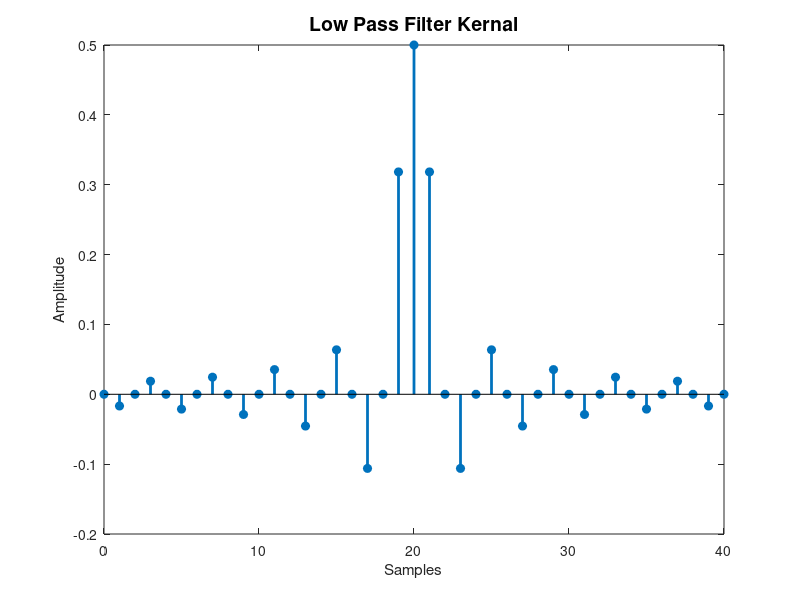
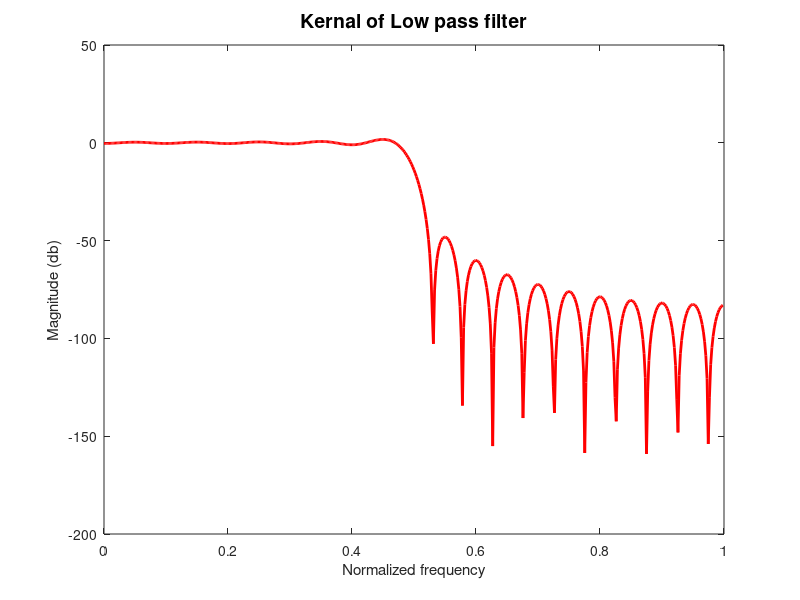

The MATLAB source for these figures, in order:
clc;
clear;
close all;
wp=0.4*pi;
ws=0.6*pi;
wc=(wp+ws)/2;
TranBand=ws-wp;
M=8*pi/TranBand;
n=0:1:M;
h_d_lpf=(wc/pi)*sinc(wc*(n-M/2)/pi);
figure
stem(n, h_d_lpf, "filled", "linewidth", 2)
xlabel("Samples")
ylabel("Amplitude")
title("Low Pass Filter Kernal", "FontSize", 14)
figure
%freqz(h_d_lpf)
[h, w]=freqz(h_d_lpf);
plot(w/pi, 20*log(abs(h)), "color", "r", "linewidth", 2)
xlabel("Normalized frequency")
ylabel("Magnitude (db)")
title("Kernal of Low pass filter", "FontSize", 14)